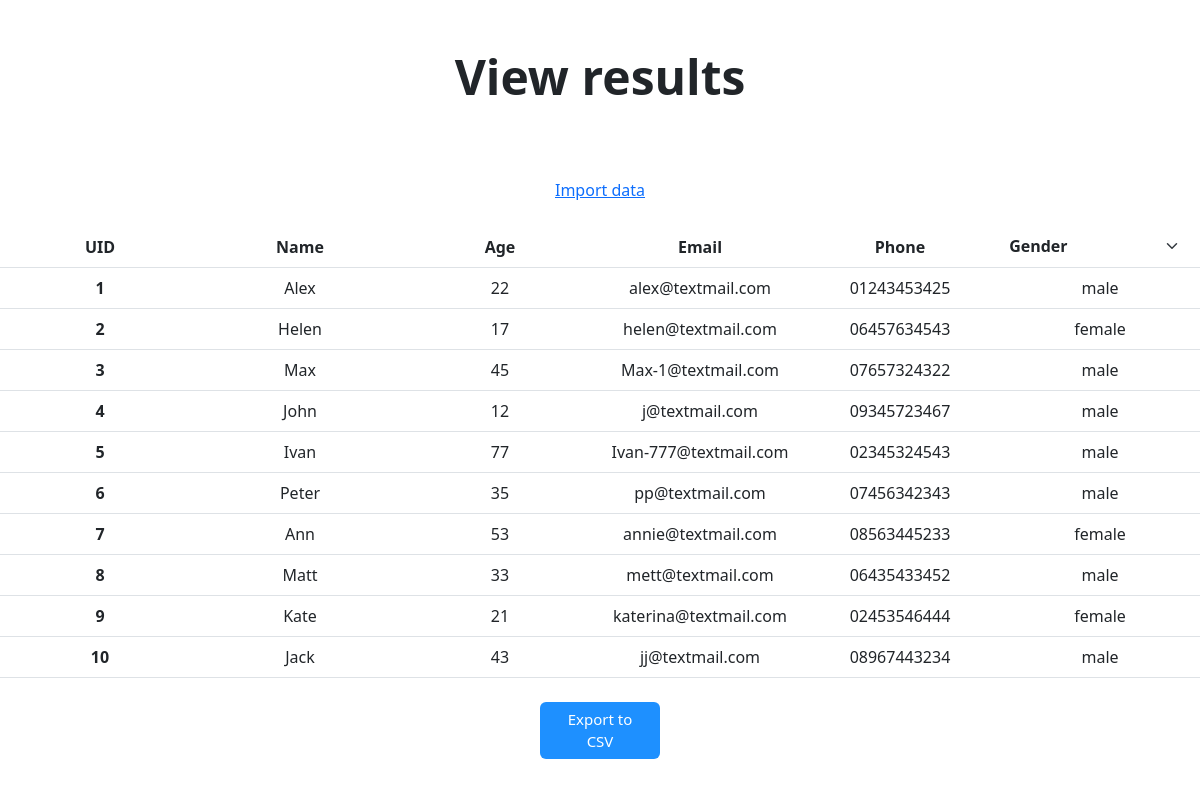
The app's page /results with its own data.
### tables this page shows
CREATE TABLE `data_tb` (
  `UID` int NOT NULL,
  `Name` varchar(50) DEFAULT NULL,
  `Age` int DEFAULT NULL,
  `Email` varchar(100) DEFAULT NULL,
  `Phone` varchar(16) DEFAULT NULL,
  `Gender` set('male','female') DEFAULT NULL
);

### App/Models/Connection.php (called while the page is built, shortened)
<?php
class Connection {
    public static function conn() {
        $config = Config::config();
        $conn = new PDO("mysql:host=" . $config["host"] . ":" . $config["port"] . ";dbname=" . $config["dbname"] . "", $config["username"], $config["password"]);
        return $conn;
    }
    public static function connection() {
        try {
            return "true";
        }
        catch (PDOException $e) {
            Errors::errors("Connection failed: " . $e->getMessage());
        }
    }
}
?>

### index.php (called while the page is built, shortened)
<?php
    Router::start();
?>

### App/Models/Config/config.php (called while the page is built, shortened)
<?php
class Config {
    public static function config() {
        return [
            "host" => "localhost",
            "port" => 3306,
            "username" => "root",
            "password" => "",
            "dbname" => "data_db",
            "tbname" => "data_tb"
        ];
    }
}
?>

### App/Models/Results.php (the view, shortened to what this page needs)
<?php
class Results {
    public static function results($column, $orientation) {
        $response = "";
        $config = Config::config();
        $answer = self::check_records();
        if (!$answer) {
            Errors::errors("No data in database");
        } else {
            try {
                $conn = Connection::conn();
                if ($column == "default" && $orientation == "default") {
                    $sql = "SELECT * FROM " . $config["tbname"] . "";
                } else {
                    $sql = "SELECT * FROM " . $config["tbname"] . " ORDER BY " . $column . " " . $orientation . "";
                }
                $sth = $conn->query($sql);
                $result = $sth->fetchAll();
                $fd = fopen("files/export/Export_to_CSV.csv", 'a') or Errors::errors("Failed to write to file Export_to_CSV.csv");
                $arr = ["UID", "Name", "Age", "Email", "Phone", "Gender"];
                foreach($result as $row){
                    $ar = [$row["UID"], $row["Name"], $row["Age"], $row["Email"], $row["Phone"], $row["Gender"]];
                }
                foreach($result as $row){
                    $response .= "<tr>";
                    $response .= '<td scope="col"><b>' . $row["UID"] . '</b></td>';
                    $response .= "<td>" . $row["Name"] . "</td>";
                    $response .= "<td>" . $row["Age"] . "</td>";
                    $response .= "<td>" . $row["Email"] . "</td>";
                    $response .= "<td>" . $row["Phone"] . "</td>";
                    $response .= "<td>" . $row["Gender"] . "</td>";
                    $response .= "</tr>";
                }
                return $response;
            }
            catch (PDOException $e) {
                Errors::errors("Database error: " . $e->getMessage());
            }
        }
    }
    public static function clean_export_file() {
        $fd = fopen("files/export/Export_to_CSV.csv", 'w') or Errors::errors("Failed to clear file Export_to_CSV.csv");
    }
    public static function check_records() {
        $config = Config::config();
        try {
            $conn = Connection::conn();
            $check_user = $conn->query("SELECT EXISTS(SELECT * FROM " . $config["tbname"] . " LIMIT 1) AS check_user;");
            foreach($check_user as $checks) {
                if ($checks['check_user'] == 1) {
                    return true;
                } else if ($checks['check_user'] == 0) {
                    return false;
                }
            }
        }
        catch (PDOException $e) {
            Errors::errors("Database error: " . $e->getMessage());
        }
    }
}
?>

### App/Controllers/Router.php (shortened to what this page needs)
<?php
class Router {
    public static function router() {
        $directory = 'App/Views/Pages/';
        $scanned_directory = array_diff(scandir($directory), array('..', '.'));
        if (isset($_GET['parametr'])) {
            if (in_array($_GET['parametr'] . ".php", $scanned_directory)) {
                require_once "App/Views/Pages/" . $_GET['parametr'] . ".php";
            } else if ($_GET['parametr'] == "uploadfile") {
                Import::uploadfile();
            } else if ($_GET['parametr'] == "clear") {
                Clear::clear();
            } else if ($_GET['parametr'] == "sorts") {
                $column = $_POST['column'];
                $orientation = $_POST['orientation'];
                echo Results::results($column, $orientation);
            } else {
                require_once "App/Views/Pages/home.php";
            }
        } else {
            require_once "App/Views/Pages/home.php";
        }
    }
    public static function start() {
        $permission = Connection::connection();
        if($permission == "true") {
            self::router();
        } else {
            Errors::errors("$permission");
        }
    }
}
?>

### App/Views/Pages/results.php (shortened to what this page needs)
<!DOCTYPE html>
<html lang="en">
    <?php
    Parts::parts('head');
    ?>
    <body>
        <div class="px-4 my-5 text-center">
            <h1 class="display-5 fw-bold">View results</h1>
        </div>
        <div class="d-flex justify-content-center">
            <div class="mt-4">
                <a href="/import">Import data</a>
            </div>
        </div>
            <?php
            $result = Results::results("default", "default");
            if ($result) {
                require_once "App/Views/Parts/thead.php";
                echo $result;
            } else {
                Errors::errors("No data in database");
            }
            ?>
                    </tbody>
                </table>
            <div class="d-flex justify-content-center mt-4 mb-5">
                <button class="btn btn-primary" style="width: 10%" onclick="document.getElementById('link').click()"><i class="fa fa-download"></i>Export to CSV</button>
            </div>
    </body>
</html>

### App/Controllers/Parts.php (shortened to what this page needs)
<?php
class Parts {
    public static function parts($parts) {
        if ($parts) {
            require_once "App/Views/Parts/" . $parts . ".php";
        }
    }
}
?>

### App/Views/Parts/head.php (shortened to what this page needs)
<head>
    <link rel="stylesheet" href="/App/Views/assets/styles/bootstrap.css">
    <link rel="stylesheet" href="/App/Views/assets/styles/style.css">
</head>

### App/Views/Parts/thead.php (shortened to what this page needs)
<table id="myTable" class="table mt-4">
<thead>
    <tr>
        <th id="uid" class="norm" onclick="sorts('uid')" scope="col">UID</th>
        <th id="name" class="norm" onclick="sorts('name')"  scope="col">Name</th>
        <th id="age" class="norm" onclick="sorts('age')" scope="col">Age</th>
        <th id="email" class="norm" onclick="sorts('email')" scope="col">Email</th>
        <th id="phone" class="norm" onclick="sorts('phone')" scope="col">Phone</th>
        <th id="gender" class="norm" scope="col">
            <select id="select_name" name="select_name" class="form-select select_name" aria-label="Default select example">
                <option value="" selected disabled>Gender</option>
            </select>
        </th>
    </tr>
</thead>
<tbody id="name_tbody">

### App/Views/assets/styles/style.css (style rules this page uses)
table { table-layout: fixed; width: 100%; }
td, th { text-align: center; width: 2%; }
.btn { background-color: #1e90ff; border: none; color: white; padding: 6px 15px; cursor: pointer; font-size: 15px; }
th { cursor: pointer; }
select#select_name { border:0px; outline:0px; font-weight: bold; padding: 0.037rem 0.225rem 0.037rem 0.075rem; }

### records on screen
data_tb: UID "1", Name "Alex", Age "22", Email "alex@textmail.com", Phone "01243453425", Gender "male"
data_tb: UID "2", Name "Helen", Age "17", Email "helen@textmail.com", Phone "06457634543", Gender "female"
data_tb: UID "3", Name "Max", Age "45", Email "Max-1@textmail.com", Phone "07657324322", Gender "male"
data_tb: UID "4", Name "John", Age "12", Email "j@textmail.com", Phone "09345723467", Gender "male"
data_tb: UID "5", Name "Ivan", Age "77", Email "Ivan-777@textmail.com", Phone "02345324543", Gender "male"
data_tb: UID "6", Name "Peter", Age "35", Email "pp@textmail.com", Phone "07456342343", Gender "male"
data_tb: UID "7", Name "Ann", Age "53", Email "annie@textmail.com", Phone "08563445233", Gender "female"
data_tb: UID "8", Name "Matt", Age "33", Email "mett@textmail.com", Phone "06435433452", Gender "male"
data_tb: UID "9", Name "Kate", Age "21", Email "katerina@textmail.com", Phone "02453546444", Gender "female"
data_tb: UID "10", Name "Jack", Age "43", Email "jj@textmail.com", Phone "08967443234", Gender "male"
